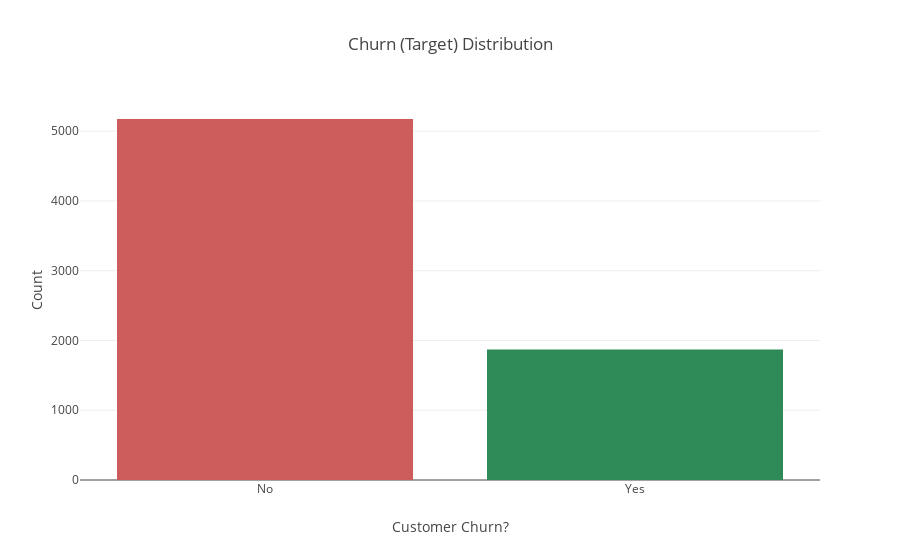

Notebook code cell kept with this figure:
### Markdown cell above
## Understanding the Churn Distribution
- Let's known our target feature

### Code cell
print("CUSTOMERS %CHURN:")
print(round(df_train['Churn'].value_counts(normalize=True) * 100,2))
# df_train.groupby('Churn')['customerID'].count().iplot(kind='bar', title='Churn (Target) Distribution', 
#                                                      xTitle='Customer Churn?', yTitle='Count')

trace0 = go.Bar(
    x=df_train.groupby('Churn')['customerID'].count().index,
    y=df_train.groupby('Churn')['customerID'].count().values,
    marker=dict(
        color=['indianred', 'seagreen']),
)

data = [trace0]
layout = go.Layout(
    title='Churn (Target) Distribution', 
    xaxis=dict(
        title='Customer Churn?'),
    yaxis=dict(
        title='Count')
)

fig = go.Figure(data=data, layout=layout)
iplot(fig)

### Figure 1 — Plotly figure (JSON) as saved in the notebook; plotly's stock layout.template omitted (floating-point values rounded to 4 significant figures)
{"data": [{"marker": {"color": ["indianred", "seagreen"]}, "type": "bar", "uid": "42ed5084-125a-4948-a779-bcf1a8d1bedc", "x": ["No", "Yes"], "y": [5174, 1869]}], "layout": {"title": {"text": "Churn (Target) Distribution"}, "xaxis": {"title": {"text": "Customer Churn?"}}, "yaxis": {"title": {"text": "Count"}}}}
